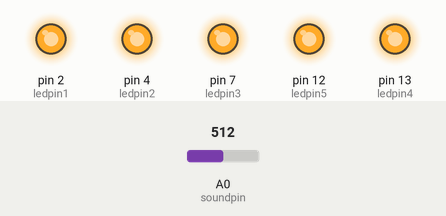
This sketch was run on a simulated Arduino Uno, built with avr-gcc and run on an emulated ATmega328P. Shown: output pins drawn as LEDs (lit = HIGH). Inputs (shaded band) come from the test bench; at power-on: A0 (soundpin) = 512.

Above: at 1.3 s.
1.4 s: A0 (soundpin) set to 68
3.1 s: A0 (soundpin) set to 64
At 4.7 s:
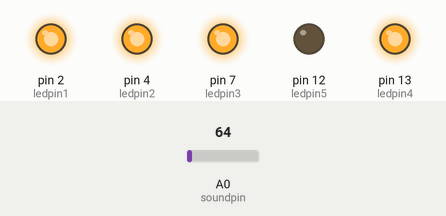
5.4 s: A0 (soundpin) set to 0
At 6.0 s:
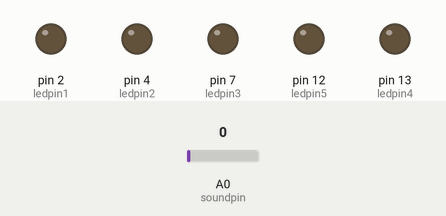
7.0 s: A0 (soundpin) set to 122
At 7.15 s:
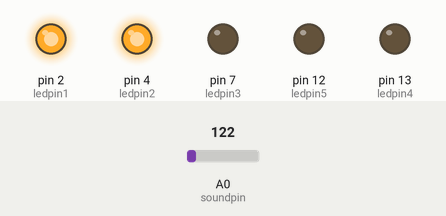
Timing chart, 0 to 9.8 s (numbered marks = the images above; inputs shaded):
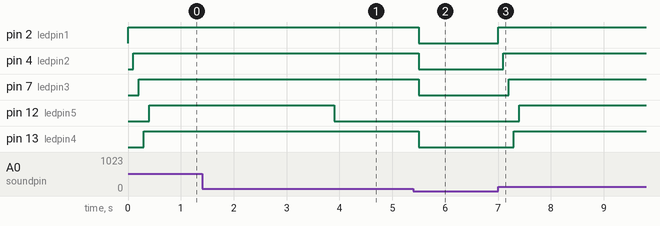

The sketch:

LED_and_Microphone.ino
```cpp
const int ledpin1 = 2; // ledpin and soundpin are not changed throughout the process
const int ledpin2 = 4;
const int ledpin3 = 7;
const int ledpin5 = 12;
const int ledpin4 = 13;
const int soundpin = A0;
const int threshold = 10;// sets threshold value for sound sensor

void setup() {
  Serial.begin(9600);
  pinMode(ledpin1, OUTPUT);
  pinMode(ledpin2, OUTPUT);
  pinMode(ledpin3, OUTPUT);
  pinMode(ledpin4, OUTPUT);
  pinMode(ledpin5, OUTPUT);
  pinMode(soundpin, INPUT);
}
void loop() {
  int soundsens = analogRead(soundpin); // reads analog data from sound sensor
  if (soundsens >= threshold+40) {
    digitalWrite(ledpin1, HIGH); //turns led on
    delay(100);
  }
  else {
    digitalWrite(ledpin1, LOW);
  }
  if (soundsens >= (threshold+45)) {
    digitalWrite(ledpin2, HIGH); //turns led on
    delay(100);
  }
  else {
    digitalWrite(ledpin2, LOW);

  }
  if (soundsens >= (threshold+50)) {
    digitalWrite(ledpin3, HIGH); //turns led on
    delay(100);
  }
  else {
    digitalWrite(ledpin3, LOW);

  }
  if (soundsens >= (threshold+53)) {
    digitalWrite(ledpin4, HIGH); //turns led on
    delay(100);
  }
  else {
    digitalWrite(ledpin4, LOW);

  }
  if (soundsens >= (threshold+55)) {
    digitalWrite(ledpin5, HIGH); //turns led on
    delay(100);
  }
  else {
    digitalWrite(ledpin5, LOW);
  }
}
```

Measured:
- the behaviour switches between 65 and 64 on A0 (soundpin) (found by bisection; images 0 and 1)
- after the input at 1.4 s, every drawn part: stays the same
- after the input at 3.1 s, pin 12 (ledpin5): HIGH → LOW after 0.80 s
- after the input at 5.4 s, pin 2 (ledpin1), pin 4 (ledpin2), pin 7 (ledpin3), pin 13 (ledpin4): HIGH → LOW after 0.10 s
- after the input at 7.0 s, pin 2 (ledpin1): LOW → HIGH at once; pin 4 (ledpin2): LOW → HIGH after 0.10 s; pin 7 (ledpin3): LOW → HIGH after 0.20 s; pin 12 (ledpin5): LOW → HIGH after 0.40 s; pin 13 (ledpin4): LOW → HIGH after 0.30 s
